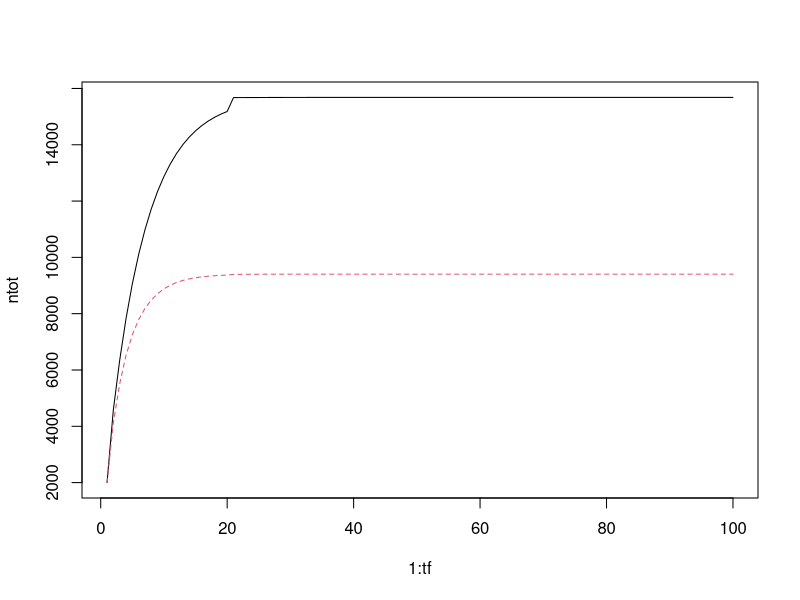

This chart was generated by the following R code:
#############
# Functions #
#############

# Function to calculate length using age
calc_lengthxage = function(Linf, k, age) {
  length_a = Linf*(1 - exp(-k*age))
  print(length_a)
}

# Function to calculate weight using lengths
# w = aL^b
calc_weightxlength = function(L, a, b) {
  w = a*(L^b)
  print(w)
}

BevHolt = function(SBL) (alpha*SBL) / (1 + beta*SBL)

##############
# Parameters #
##############
age = 1:20 # vector of ages
nage = length(age) # number of ages
tf = 100 # final time
n0 = rep(100, nage) # Initial starting size
nsex = 2 # number of sex 
M = c(0.18, 0.32) # Natural Mortality estimate
names(M) = c("female", "male") 

# Weight calculation
Linf = c(100.9, 86.3) # Linf values for lingcod (south) from stock assessment
k = c(0.191, 0.214) # growth rate coefficient for lingcod (south) from stock assessment
names(Linf) = names(k) = c("female", "male")
aL = c(0.000003308, 0.000002179) # allometric scaling parameter
bL = c(3.248, 3.36) # allometric scaling parameter
names(aL) = names(bL) = c("female", "male")

# Maturity (arbitrary)
L = 0:100
length_age_maturity = matrix(NA, nrow = 3, ncol = length(L))
length_age_maturity[1,] = L
length_age_maturity[2,] = floor((log(1-(L/100.9)))/(-0.191))
length_age_maturity[3,1:29] = 0
length_age_maturity[3,30:40] = seq(0, 0.08, length.out = 11)
length_age_maturity[3,41:53] = seq(0.09, .52, length.out = 13)
length_age_maturity[3,54:60] = seq(0.56, .85, length.out = 7)
length_age_maturity[3,61:65] = seq(0.87, .95, length.out = 5)
length_age_maturity[3,66:70] = seq(0.96, 1, length.out = 5)
length_age_maturity[3,71:101] = 1

# My own estimate of maturity for each age class
ul = rbind(c(0, 0, 0.1, 0.4, 0.75, 0.97, rep(1, 14)),
          c(0, 0, 0.1, 0.4, 0.75, 0.97, rep(1, 14)))
rownames(ul) = c("female", "male")
  
##########################
# Calculate weight - age #
##########################

# Calculate length at age into matrix
length_l = matrix(NA, nrow = length(Linf), ncol = nage)
rownames(length_l) = c("female", "male")
for(i in c("female","male")) {
  length_l[i,] = calc_lengthxage(Linf[i], k[i], age)
}

# Calculate length at age into matrix
wl = calc_weightxlength(length_l, aL, bL) # weight in kg


#################
# Calculate phi #
#################

# First calculate survival into each age class (L(a) * exp(-M)) for each sex
phi_n0 = 1
phi_struct = matrix(NA, nrow = 2, ncol = nage)
phi_struct[,1] = phi_n0
rownames(phi_struct) = c("female", "male")
for(ling.sex in c("female", "male")) { # Calculate survival across ages
  for(j in 1:(nage-1)) {
    phi_struct[ling.sex,j+1] = phi_struct[ling.sex,j] * exp(-M[ling.sex])
  }
}

# Then multiply each age class by weights and maturity and inverse
sb_r = phi_struct * wl * ul # Spawners per recruit
phi = 1/rowSums(sb_r) # Recruits per spawner

# Beverton Holt parameters
r0 = 4848 # Recruitment at unfished biomass
h = 0.8
alpha = 4*h / (phi*(1-h)) # Carrying Capacity
beta = (5*h-1) / (phi*r0*(1-h)) # Steepness



#########
# model #
#########

# Create empty matrix to fill in individuals per age (row) through time (column)
nmat = array(NA, dim = c(nage, tf, 2), 
             dimnames=list(age=NULL, 
                           year=NULL, ling.sex=c('female', 'male')))
nmat[,1,] = n0

for(t in 2:tf) {
  for(ling.sex in c("female", "male")){
# At new time step, first calculate recruitment via spawning biomass and input into first row
    SBLs = numeric(nsex) # create empty SBL vector
    names(SBLs) = c("female", "male") # name the columns
    for(lingcod.sex in c("female", "male")){ # Calculate Spawning Biomass for each sex
      SBLs[lingcod.sex] = sum((0.5*nmat[,t-1,lingcod.sex]) * wl[lingcod.sex,] * ul[lingcod.sex,]) 
    }
  SBL = sum(SBLs) # sum of male and female spawning biomass for total spawning biomass
  nmat[1,t,ling.sex] = 0.5*(BevHolt(SBL)[ling.sex]) # input Bev Holt recruitment into first row of time t

# Then calculate number of individuals in subsequent ages
  nmat[2:nage, t, ling.sex] = nmat[1:(nage-1), t-1, ling.sex] * exp(-M[ling.sex])
  nmat[nage, t, ling.sex] = (nmat[nage-1, t-1, ling.sex] * exp(-M[ling.sex])) / (1-exp(-M[ling.sex]))
  }
}

# Something is wrong with the spawning biomass input

ntot = colSums(nmat)
matplot(1:tf, ntot, type = "l")


